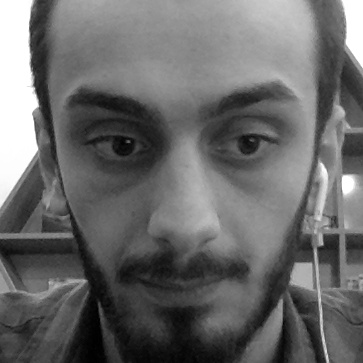
#> input picture haar_cascade/face_detection/face_data/face-1.1.jpg, 363 x 363 px; its folder holds only this picture in this run
$ python learning.py
#> lines starting #> are read from the running program, lines starting #| are printed output that depends on the picture
import cv2, os
import numpy as np
from PIL import Image

recognizer = cv2.face.LBPHFaceRecognizer_create()
cascade_path = 'face.xml'
face_cascade = cv2.CascadeClassifier(cascade_path)
path = "face_data"


def get_images_and_labels(path):
#> called with path = 'face_data'
    image_paths = [os.path.join(path, f) for f in os.listdir(path)]
    images = []
    labels = []
    for image_path in image_paths:
        image_pil = Image.open(image_path).convert('L')
#> image_pil is the input picture: PIL image 363x363 L; min 0, max 255, mean 105.4
        image = np.array(image_pil, 'uint8')
        nbr = int(os.path.split(image_path)[1].split(".")[0].replace("face-", ""))
        print(nbr)
        faces = face_cascade.detectMultiScale(image)
#> faces = [[13, 11, 340, 340]]

        for (x, y, w, h) in faces:
            images.append(((image[y:y + h, x:x + w])))
            labels.append(nbr)
            cv2.imshow("resimler eğitim serisine ekleniyor", image[y:y + h, x:x + w])
#> this loop made 1 pass
#> pass 1, in get_images_and_labels, `cv2.imshow("resimler eğitim serisine ekleniyor", image[y:y + h, x:x + ..`:
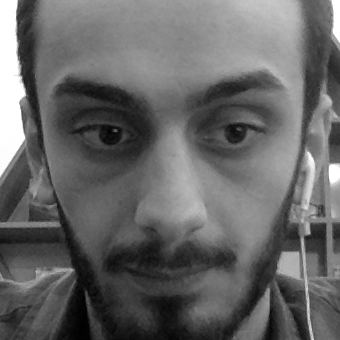
#> window 'resimler eğitim serisine eklen': shape (340, 340); min 0, max 255, mean 102.2
#> after the loop, images = 1 item; labels = [1]

        return images, labels


images, labels = get_images_and_labels(path)
#> images = 1 item; labels = [1]
cv2.imshow("test", images[0])
cv2.waitKey(1)
recognizer.train(images, np.array(labels))
recognizer.write('traning/trainer.yml')

$ run again, on haar_cascade/face_detection/face_data/face-1.10.jpg
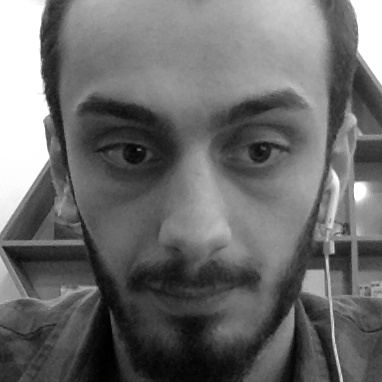
#> input picture haar_cascade/face_detection/face_data/face-1.10.jpg, 382 x 382 px
#> in get_images_and_labels, image_pil is the input picture: PIL image 382x382 L; min 0, max 255, mean 107.7
#> faces = [[18, 13, 340, 340]]
#> the loop in get_images_and_labels, `for (x, y, w, h) in faces:` made 1 pass
#> pass 1, in get_images_and_labels, `cv2.imshow("resimler eğitim serisine ekleniyor", image[y:y + h, x:x + ..`:
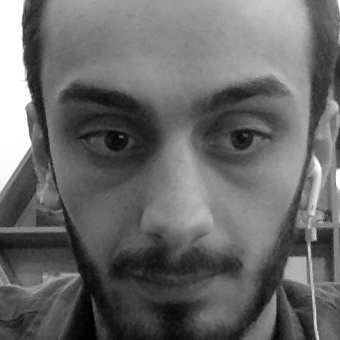
#> window 'resimler eğitim serisine eklen': shape (340, 340); min 0, max 255, mean 104.9
#> after the loop in get_images_and_labels, `for (x, y, w, h) in faces:`: images = 1 item; labels = [1]
#> `images, labels = get_images_and_labels(path)`: images = 1 item; labels = [1]
